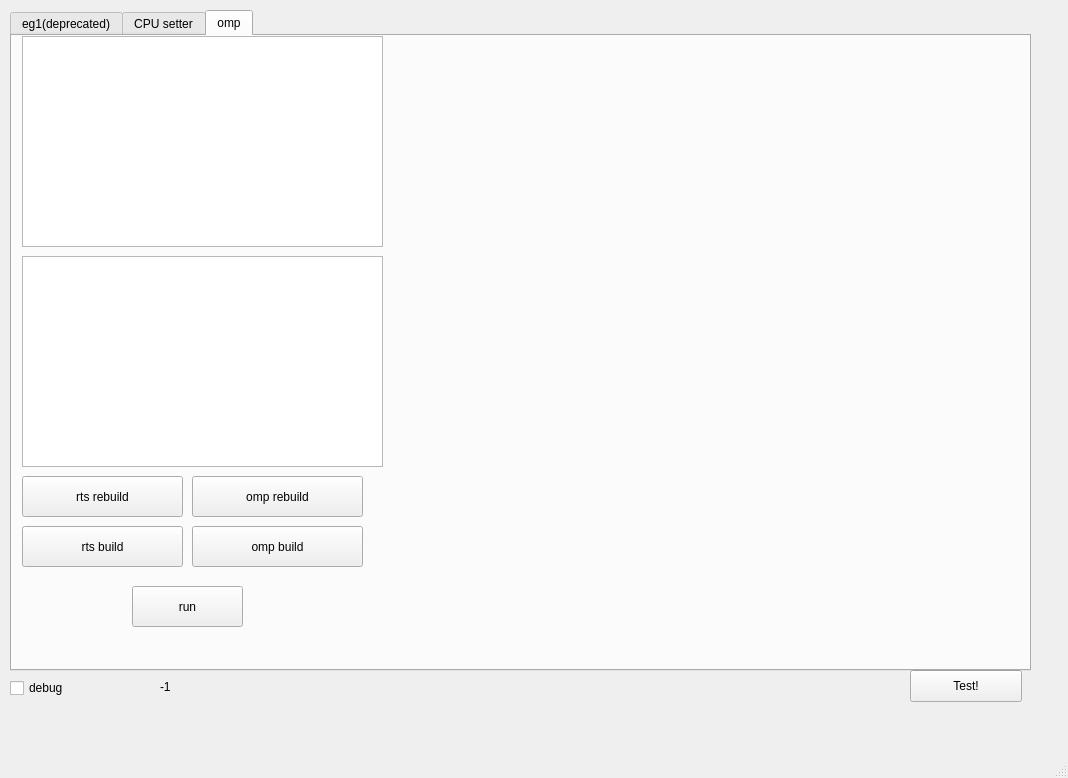
<?xml version="1.0" encoding="UTF-8"?>
<ui version="4.0">
 <class>MainWindow</class>
 <widget class="QMainWindow" name="MainWindow">
  <property name="geometry">
   <rect>
    <x>0</x>
    <y>0</y>
    <width>1068</width>
    <height>778</height>
   </rect>
  </property>
  <property name="windowTitle">
   <string>RTPreempt(alpha)</string>
  </property>
  <widget class="QWidget" name="centralwidget">
   <widget class="QCheckBox" name="checkBox_debug">
    <property name="geometry">
     <rect>
      <x>10</x>
      <y>680</y>
      <width>81</width>
      <height>16</height>
     </rect>
    </property>
    <property name="text">
     <string>debug</string>
    </property>
   </widget>
   <widget class="QPushButton" name="btn_test">
    <property name="geometry">
     <rect>
      <x>910</x>
      <y>670</y>
      <width>112</width>
      <height>32</height>
     </rect>
    </property>
    <property name="text">
     <string>Test!</string>
    </property>
   </widget>
   <widget class="QTabWidget" name="tabWidget">
    <property name="geometry">
     <rect>
      <x>10</x>
      <y>10</y>
      <width>1021</width>
      <height>661</height>
     </rect>
    </property>
    <property name="tabPosition">
     <enum>QTabWidget::North</enum>
    </property>
    <property name="currentIndex">
     <number>2</number>
    </property>
    <widget class="QWidget" name="tab">
     <attribute name="title">
      <string>eg1(deprecated)</string>
     </attribute>
     <widget class="QPushButton" name="btn_make">
      <property name="geometry">
       <rect>
        <x>240</x>
        <y>240</y>
        <width>111</width>
        <height>31</height>
       </rect>
      </property>
      <property name="text">
       <string>make</string>
      </property>
     </widget>
     <widget class="QTreeView" name="eg1_exp_cfg_treeview">
      <property name="geometry">
       <rect>
        <x>390</x>
        <y>20</y>
        <width>361</width>
        <height>211</height>
       </rect>
      </property>
     </widget>
     <widget class="QTreeView" name="eg1_ts_cfg_treeview">
      <property name="geometry">
       <rect>
        <x>20</x>
        <y>20</y>
        <width>361</width>
        <height>211</height>
       </rect>
      </property>
     </widget>
     <widget class="QPushButton" name="btn_eg1">
      <property name="geometry">
       <rect>
        <x>20</x>
        <y>240</y>
        <width>111</width>
        <height>31</height>
       </rect>
      </property>
      <property name="text">
       <string>./EG1</string>
      </property>
     </widget>
     <widget class="QPushButton" name="btn_cmake">
      <property name="geometry">
       <rect>
        <x>130</x>
        <y>240</y>
        <width>111</width>
        <height>31</height>
       </rect>
      </property>
      <property name="text">
       <string>cmake</string>
      </property>
     </widget>
    </widget>
    <widget class="QWidget" name="tab_3">
     <attribute name="title">
      <string>CPU setter</string>
     </attribute>
     <widget class="QPushButton" name="btn_set_freq">
      <property name="geometry">
       <rect>
        <x>560</x>
        <y>20</y>
        <width>221</width>
        <height>41</height>
       </rect>
      </property>
      <property name="text">
       <string>set nvpmodel</string>
      </property>
     </widget>
     <widget class="QTreeView" name="treeview_scripts_cfg">
      <property name="geometry">
       <rect>
        <x>0</x>
        <y>0</y>
        <width>361</width>
        <height>211</height>
       </rect>
      </property>
     </widget>
     <widget class="QPushButton" name="btn_set_cpu">
      <property name="geometry">
       <rect>
        <x>560</x>
        <y>100</y>
        <width>141</width>
        <height>41</height>
       </rect>
      </property>
      <property name="text">
       <string>set cpu</string>
      </property>
     </widget>
     <widget class="QLineEdit" name="line_edit_set_nvp">
      <property name="geometry">
       <rect>
        <x>380</x>
        <y>20</y>
        <width>113</width>
        <height>42</height>
       </rect>
      </property>
     </widget>
     <widget class="QLineEdit" name="line_edit_set_cpu">
      <property name="geometry">
       <rect>
        <x>380</x>
        <y>100</y>
        <width>113</width>
        <height>42</height>
       </rect>
      </property>
     </widget>
    </widget>
    <widget class="QWidget" name="tab_2">
     <attribute name="title">
      <string>omp</string>
     </attribute>
     <widget class="QTreeView" name="treeview_omp_ts_cfg">
      <property name="geometry">
       <rect>
        <x>10</x>
        <y>220</y>
        <width>361</width>
        <height>211</height>
       </rect>
      </property>
     </widget>
     <widget class="QPushButton" name="btn_omp_run">
      <property name="geometry">
       <rect>
        <x>120</x>
        <y>550</y>
        <width>111</width>
        <height>41</height>
       </rect>
      </property>
      <property name="text">
       <string>run</string>
      </property>
     </widget>
     <widget class="QTreeView" name="treeview_omp_exp_cfg">
      <property name="geometry">
       <rect>
        <x>10</x>
        <y>0</y>
        <width>361</width>
        <height>211</height>
       </rect>
      </property>
     </widget>
     <widget class="QPushButton" name="btn_omp_rebuild">
      <property name="geometry">
       <rect>
        <x>180</x>
        <y>440</y>
        <width>171</width>
        <height>41</height>
       </rect>
      </property>
      <property name="text">
       <string>omp rebuild</string>
      </property>
     </widget>
     <widget class="QPushButton" name="btn_omp_build">
      <property name="geometry">
       <rect>
        <x>180</x>
        <y>490</y>
        <width>171</width>
        <height>41</height>
       </rect>
      </property>
      <property name="text">
       <string>omp build</string>
      </property>
     </widget>
     <widget class="QWidget" name="widget_omp_plt_task1" native="true">
      <property name="geometry">
       <rect>
        <x>390</x>
        <y>30</y>
        <width>371</width>
        <height>281</height>
       </rect>
      </property>
     </widget>
     <widget class="QPushButton" name="btn_rts_rebuild">
      <property name="geometry">
       <rect>
        <x>10</x>
        <y>440</y>
        <width>161</width>
        <height>41</height>
       </rect>
      </property>
      <property name="text">
       <string>rts rebuild</string>
      </property>
     </widget>
     <widget class="QPushButton" name="btn_rts_build">
      <property name="geometry">
       <rect>
        <x>10</x>
        <y>490</y>
        <width>161</width>
        <height>41</height>
       </rect>
      </property>
      <property name="text">
       <string>rts build</string>
      </property>
     </widget>
    </widget>
   </widget>
   <widget class="QLabel" name="label_tid">
    <property name="geometry">
     <rect>
      <x>160</x>
      <y>670</y>
      <width>129</width>
      <height>34</height>
     </rect>
    </property>
    <property name="text">
     <string>-1</string>
    </property>
   </widget>
  </widget>
  <widget class="QStatusBar" name="statusbar"/>
 </widget>
 <resources/>
 <connections/>
</ui>
